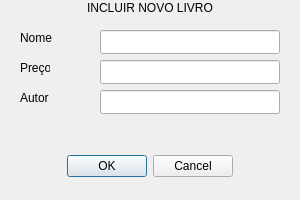
<?xml version="1.0" encoding="UTF-8"?>
<ui version="4.0">
 <class>IncluirLivro</class>
 <widget class="QDialog" name="IncluirLivro">
  <property name="geometry">
   <rect>
    <x>0</x>
    <y>0</y>
    <width>300</width>
    <height>200</height>
   </rect>
  </property>
  <property name="windowTitle">
   <string>Incluir Livro</string>
  </property>
  <widget class="QDialogButtonBox" name="buttonBox">
   <property name="geometry">
    <rect>
     <x>0</x>
     <y>150</y>
     <width>300</width>
     <height>32</height>
    </rect>
   </property>
   <property name="orientation">
    <enum>Qt::Horizontal</enum>
   </property>
   <property name="standardButtons">
    <set>QDialogButtonBox::Cancel|QDialogButtonBox::Ok</set>
   </property>
   <property name="centerButtons">
    <bool>true</bool>
   </property>
  </widget>
  <widget class="QLabel" name="title">
   <property name="geometry">
    <rect>
     <x>0</x>
     <y>0</y>
     <width>300</width>
     <height>16</height>
    </rect>
   </property>
   <property name="minimumSize">
    <size>
     <width>300</width>
     <height>0</height>
    </size>
   </property>
   <property name="text">
    <string>INCLUIR NOVO LIVRO</string>
   </property>
   <property name="textFormat">
    <enum>Qt::AutoText</enum>
   </property>
   <property name="alignment">
    <set>Qt::AlignCenter</set>
   </property>
  </widget>
  <widget class="QLabel" name="labelPreco">
   <property name="geometry">
    <rect>
     <x>20</x>
     <y>60</y>
     <width>30</width>
     <height>16</height>
    </rect>
   </property>
   <property name="text">
    <string>Preço</string>
   </property>
  </widget>
  <widget class="QLineEdit" name="getPreco">
   <property name="geometry">
    <rect>
     <x>100</x>
     <y>60</y>
     <width>180</width>
     <height>24</height>
    </rect>
   </property>
  </widget>
  <widget class="QLabel" name="labelAutor">
   <property name="geometry">
    <rect>
     <x>20</x>
     <y>90</y>
     <width>30</width>
     <height>16</height>
    </rect>
   </property>
   <property name="text">
    <string>Autor</string>
   </property>
  </widget>
  <widget class="QLabel" name="labelNome">
   <property name="geometry">
    <rect>
     <x>20</x>
     <y>30</y>
     <width>33</width>
     <height>16</height>
    </rect>
   </property>
   <property name="text">
    <string>Nome</string>
   </property>
  </widget>
  <widget class="QLineEdit" name="getNome">
   <property name="geometry">
    <rect>
     <x>100</x>
     <y>30</y>
     <width>180</width>
     <height>24</height>
    </rect>
   </property>
  </widget>
  <widget class="QLineEdit" name="getAutor">
   <property name="geometry">
    <rect>
     <x>100</x>
     <y>90</y>
     <width>180</width>
     <height>24</height>
    </rect>
   </property>
  </widget>
 </widget>
 <resources/>
 <connections>
  <connection>
   <sender>buttonBox</sender>
   <signal>accepted()</signal>
   <receiver>IncluirLivro</receiver>
   <slot>accept()</slot>
   <hints>
    <hint type="sourcelabel">
     <x>248</x>
     <y>254</y>
    </hint>
    <hint type="destinationlabel">
     <x>157</x>
     <y>274</y>
    </hint>
   </hints>
  </connection>
  <connection>
   <sender>buttonBox</sender>
   <signal>rejected()</signal>
   <receiver>IncluirLivro</receiver>
   <slot>reject()</slot>
   <hints>
    <hint type="sourcelabel">
     <x>316</x>
     <y>260</y>
    </hint>
    <hint type="destinationlabel">
     <x>286</x>
     <y>274</y>
    </hint>
   </hints>
  </connection>
 </connections>
</ui>
